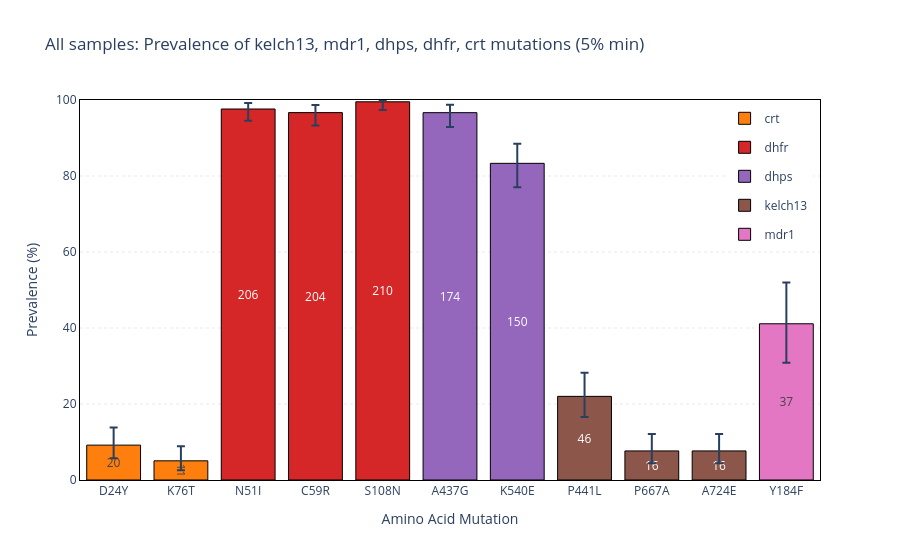

Here is the notebook cell this chart was saved with:
### Code cell
generate_prevalence_barchart(
    analysis_df=analysis_df,
    min_prevalence=5,
    fig_prefix="All samples",
    genes=resistance_genes,
    show_n_samples=True,
    show_title=True,
    show_legend=True
)

### Figure 1 — Plotly figure (JSON) as saved in the notebook; plotly's stock layout.template omitted (floating-point values rounded to 4 significant figures)
{"data": [{"customdata": [[218, 218, 20], [218, 218, 11]], "error_y": {"array": [4.639, 3.803], "arrayminus": [3.48, 2.5], "type": "data"}, "hovertemplate": "%{y:0.1f}% (%{customdata[2]}/%{customdata[1]})", "insidetextanchor": "middle", "legendgroup": "crt", "marker": {"color": "#ff7f0e", "line": {"color": "black", "width": 1}}, "name": "crt", "showlegend": true, "textposition": "inside", "texttemplate": "%{customdata[2]}", "type": "bar", "x": ["D24Y", "K76T"], "y": [9.174, 5.046]}, {"customdata": [[211, 211, 206], [211, 211, 204], [211, 211, 210]], "error_y": {"array": [1.596, 1.974, 0.4619], "arrayminus": [3.073, 3.398, 2.138], "type": "data"}, "hovertemplate": "%{y:0.1f}% (%{customdata[2]}/%{customdata[1]})", "insidetextanchor": "middle", "legendgroup": "dhfr", "marker": {"color": "#d62728", "line": {"color": "black", "width": 1}}, "name": "dhfr", "showlegend": true, "textposition": "inside", "texttemplate": "%{customdata[2]}", "type": "bar", "x": ["N51I", "C59R", "S108N"], "y": [97.63, 96.68, 99.53]}, {"customdata": [[180, 180, 174], [180, 180, 150]], "error_y": {"array": [2.1, 5.13], "arrayminus": [3.78, 6.263], "type": "data"}, "hovertemplate": "%{y:0.1f}% (%{customdata[2]}/%{customdata[1]})", "insidetextanchor": "middle", "legendgroup": "dhps", "marker": {"color": "#9467bd", "line": {"color": "black", "width": 1}}, "name": "dhps", "showlegend": true, "textposition": "inside", "texttemplate": "%{customdata[2]}", "type": "bar", "x": ["A437G", "K540E"], "y": [96.67, 83.33]}, {"customdata": [[209, 209, 46], [209, 209, 16], [209, 209, 16]], "error_y": {"array": [6.234, 4.479, 4.479], "arrayminus": [5.422, 3.217, 3.217], "type": "data"}, "hovertemplate": "%{y:0.1f}% (%{customdata[2]}/%{customdata[1]})", "insidetextanchor": "middle", "legendgroup": "kelch13", "marker": {"color": "#8c564b", "line": {"color": "black", "width": 1}}, "name": "kelch13", "showlegend": true, "textposition": "inside", "texttemplate": "%{customdata[2]}", "type": "bar", "x": ["P441L", "P667A", "A724E"], "y": [22.01, 7.656, 7.656]}, {"customdata": [[90, 90, 37]], "error_y": {"array": [10.87], "arrayminus": [10.27], "type": "data"}, "hovertemplate": "%{y:0.1f}% (%{customdata[2]}/%{customdata[1]})", "insidetextanchor": "middle", "legendgroup": "mdr1", "marker": {"color": "#e377c3", "line": {"color": "black", "width": 1}}, "name": "mdr1", "showlegend": true, "textposition": "inside", "texttemplate": "%{customdata[2]}", "type": "bar", "x": ["Y184F"], "y": [41.11]}], "layout": {"barmode": "group", "hovermode": "x unified", "legend": {"orientation": "v", "x": 0.99, "xanchor": "right", "y": 0.99, "yanchor": "top"}, "plot_bgcolor": "rgba(0,0,0,0)", "showlegend": true, "title": {"text": "All samples: Prevalence of kelch13, mdr1, dhps, dhfr, crt mutations (5% min)"}, "xaxis": {"linecolor": "black", "linewidth": 1, "mirror": true, "showline": true, "title": {"text": "Amino Acid Mutation"}}, "yaxis": {"gridcolor": "lightgray", "griddash": "dot", "gridwidth": 0.5, "linecolor": "black", "linewidth": 1, "mirror": true, "range": [0, 100], "showgrid": true, "showline": true, "title": {"text": "Prevalence (%)"}}}}
